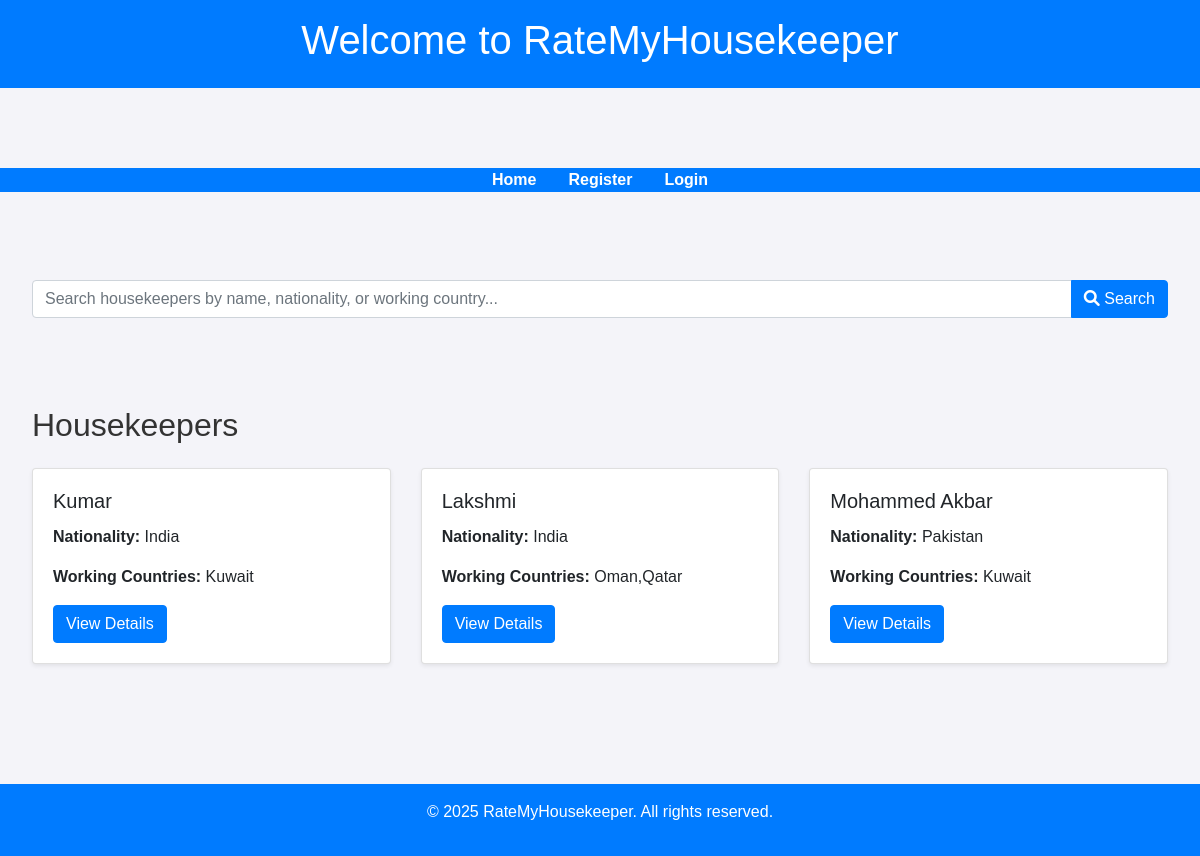
The page / on the database its author committed.
### app/models.py (models this page shows)
class Housekeeper(db.Model):
    id = db.Column(db.Integer, primary_key=True)
    name = db.Column(db.String(100), nullable=False)
    passport_number = db.Column(db.String(50), unique=True)
    nationality = db.Column(db.String(100))
    working_countries = db.Column(db.String(500), nullable=False)  # Store as a comma-separated string
    note = db.Column(db.Text, nullable=True)
    user_id = db.Column(db.Integer, db.ForeignKey('user.id'), nullable=False)
    user = db.relationship('User', back_populates='housekeepers', lazy=True)
    ratings = db.relationship('Rating', back_populates='evaluated_housekeeper', lazy=True)

### app/routes.py (the view)
@main.route("/", methods=["GET"])
def home():
    search_query = request.args.get("search", "").strip()
    if search_query:
        housekeepers = Housekeeper.query.filter(
            (Housekeeper.name.ilike(f"%{search_query}%")) |
            (Housekeeper.nationality.ilike(f"%{search_query}%")) |
            (Housekeeper.working_countries.ilike(f"%{search_query}%"))
        ).all()
    else:
        housekeepers = Housekeeper.query.all()
    return render_template("home.html", housekeepers=housekeepers)

### app/templates/home.html (shortened to what this page needs)
{% extends "base.html" %}
{% block content %}
    <div class="container mt-4">
        <form method="get" action="{{ url_for('main.home') }}" class="input-group mb-4">
            <input type="text" name="search" class="form-control" placeholder="Search housekeepers by name, nationality, or working country..." value="{{ request.args.get('search', '') }}">
            <div class="input-group-append">
                <button class="btn btn-primary" type="submit"><i class="fas fa-search"></i> Search</button>
            </div>
        </form>
    </div>
    <div class="container">
        <h2 class="mb-4">Housekeepers</h2>
        <div class="row">
            {% if housekeepers %}
                {% for housekeeper in housekeepers %}
                    <div class="col-md-4 mb-4">
                        <div class="card shadow-sm">
                            <div class="card-body">
                                <h5 class="card-title">{{ housekeeper.name }}</h5>
                                <p class="card-text"><strong>Nationality:</strong> {{ housekeeper.nationality }}</p>
                                <p class="card-text"><strong>Working Countries:</strong> {{ housekeeper.working_countries }}</p>
                                <a href="{{ url_for('main.housekeeper_detail', hk_id=housekeeper.id) }}" class="btn btn-primary">View Details</a>
                            </div>
                        </div>
                    </div>
                {% endfor %}
            {% else %}
                <p class="text-muted">No housekeepers found matching your search criteria.</p>
            {% endif %}
        </div>
    </div>
{% endblock %}

### app/templates/base.html (style rules this page uses)
body { font-family: Arial, sans-serif; margin: 0; padding: 0; background-color: #f4f4f9; color: #333; }
.container { max-width: 1200px; margin: 2rem auto; padding: 1rem; }

### rows shown on the page
Housekeeper: name "Kumar", nationality "India", working_countries "Kuwait"
Housekeeper: name "Lakshmi", nationality "India", working_countries "Oman,Qatar"
Housekeeper: name "Mohammed Akbar", nationality "Pakistan", working_countries "Kuwait"
